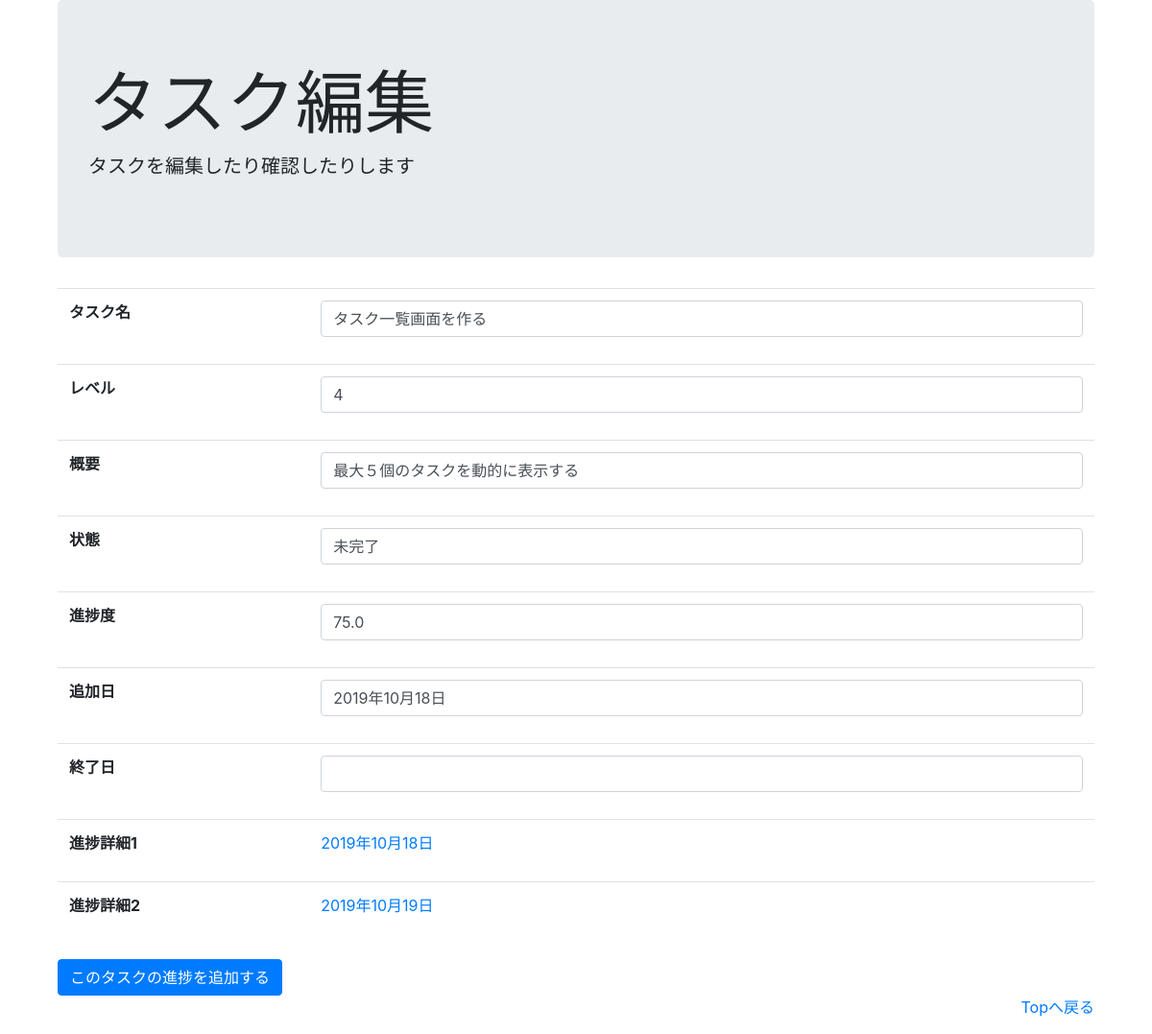
Screenshot of /edit/1 with the database file from the repository.
### mng/models.py (models this page shows, shortened)
class task(models.Model):
    name = models.CharField(max_length=20)
    level = models.IntegerField(default=1)
    overview = models.CharField(max_length=100)
    condition = models.IntegerField(choices=CONDITION_CHOICEES,
                                    blank=True, null=True)
    add_date = models.DateField(blank=True, null=True)
    end_date = models.DateField(blank=True, null=True)

class progress(models.Model):
    task = models.ForeignKey(task, on_delete=models.CASCADE,blank=True, null=True)
    date = models.DateField()
    progress = models.IntegerField(default=0)
    content = models.CharField(max_length=200, blank=True, null=True)

### mng/views.py (the view, shortened to what this page needs)
# urls.py: path('edit/<int:task_id>', views.task_edit, name='task_edit'),
def task_edit(request, task_id):
    t = get_object_or_404(task, id=task_id)
    ps = progress.objects.filter(task=t)
    t_p = 0
    for p in ps:
        t_p = t_p + p.progress
    t_p_d = t_p / t.level * 100
    if t_p_d == 100.0:
        t.condition = 3
        p = progress.objects.filter(task=t).latest('date')
        t.end_date = p.date
    elif t_p_d > 0.0:
        t.condition = 2
    else:
        t.condition = 1
    t.save()
    return render(request, 'mng/task_edit.html',
                  {"task": t, "progresses": ps, "progress": t_p_d})

### mng/templates/mng/task_edit.html (shortened to what this page needs)
{% extends 'mng/base.html' %}
{% load static %}
{% block extra_css %}
<link rel="stylesheet" href="{% static 'mng/css/task_edit.css' %}">
{% endblock extra_css%}
{% block display %}
タスク編集
{% endblock display %}
{% block lead %}
タスクを編集したり確認したりします
{% endblock lead %}
{% block content %}
<div class="container">
    <table class="table">
        {% if task %}
        <tbody>
        <tr>
            <th scope="row">タスク名</th>
            <td><p class="form-control">{{task.name}}</p></td>
        </tr>
        <tr>
            <th scope="row">レベル</th>
            <td><p class="form-control">{{task.level}}</p></td>
        </tr>
        <tr>
            <th scope="row">概要</th>
            <td><P class="form-control">{{task.overview}}</P></td>
        </tr>
        <tr>
            <th scope="row">状態</th>
            <td><p class="form-control">{{task.get_condition_display}}</p></td>
        </tr>
        <tr>
            <th scope="row">進捗度</th>
            <td><p class="form-control">{{progress}}</p></td>
        </tr>
        <tr>
            <th scope="row">追加日</th>
            <td><p class="form-control">{{task.add_date|date:'Y年m月d日'}}</p></td>
        </tr>
        <tr>
            <th scope="row">終了日</th>
            <td><p class="form-control">{{task.end_date|date:'Y年m月d日'}}</p></td>
        </tr>
        {% for p in progresses %}
        <tr>
            <th scope="row">進捗詳細{{forloop.counter}}</th>
            <td><a href="#">
                <p>{{p.date|date:'Y年m月d日'}}</p>
            </a> </td>
        </tr>
        {% endfor %}
        </tbody>
        {% endif %}
    </table>
    <a class="btn btn-primary"  href="{% url 'mng:add_progress' task.id %}">このタスクの進捗を追加する
    </a>
</div>
{% endblock content %}

### rows the page displays
task: name "タスク一覧画面を作る", level "4", overview "最大５個のタスクを動的に表示する", condition "未完了", add_date "2019年10月18日"
progress: date "2019年10月18日"
progress: date "2019年10月19日"

### other values shown
{{ progress }} "75.0"
